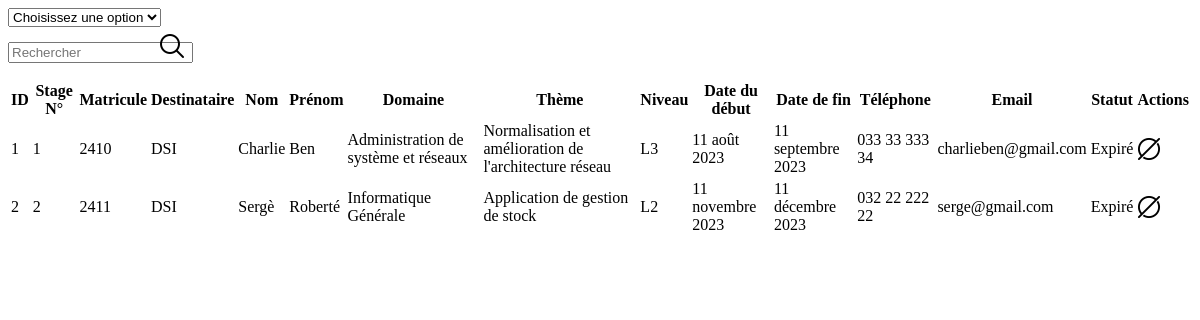
/stagiaires/stage_expire/, run on an earlier commit of the app's database.
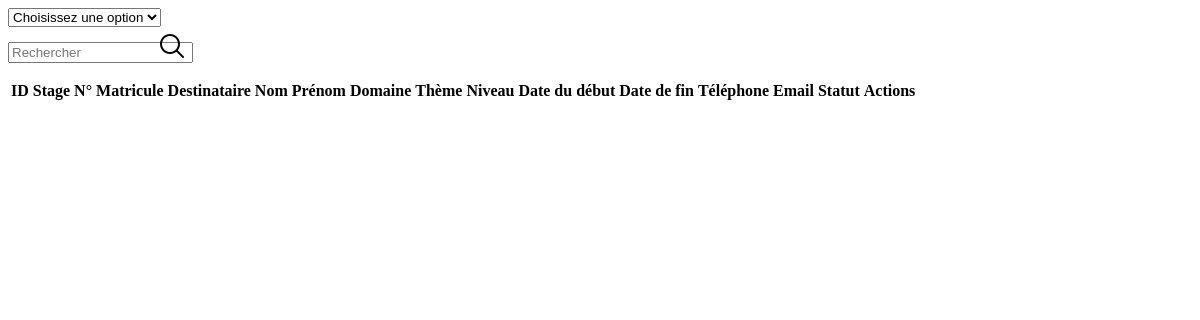
And on a later commit of the database.
### stagiaires/models.py (models this page shows)
class Demande(models.Model):
    numeroDemande = models.AutoField(primary_key=True)
    etudiant = models.ForeignKey(Etudiant, on_delete=models.CASCADE, related_name='demandes')
    cv = models.FileField(upload_to='documents/')
    lettreMotiv = models.FileField(upload_to='documents/')
    autreFichier = models.FileField(upload_to='documents/')
    user = models.ForeignKey(CustomUser, on_delete=models.CASCADE, related_name="demandeCompte",null=True, blank=True)

class Etudiant(models.Model):
    idEtudiant = models.AutoField(primary_key=True)
    stage = models.ForeignKey(Stage, on_delete=models.CASCADE, related_name="etudiantStage",null=True, blank=True)
    rapport = models.ForeignKey(Rapport, on_delete=models.CASCADE, related_name="etudiantRapport", null=True, blank=True)
    personnel = models.ForeignKey(Personnel, on_delete=models.SET_NULL, related_name="etudiantPersonnel",null=True, blank=True)
    matricule = models.CharField(max_length=255)
    nomEtudiant = models.CharField(max_length=255)
    prenomEtudiant = models.CharField(max_length=255)
    adresseEtudiant = models.CharField(max_length=255)
    telephoneEtudiant = models.CharField(max_length=255)
    emailEtudiant = models.EmailField()

class Stage(models.Model):
    idStage = models.AutoField(primary_key=True)
    domaine = models.CharField(max_length=255)
    theme = models.CharField(max_length=255)
    niveau =  models.CharField(max_length=255,null=True,blank =True)
    ecole = models.TextField(null=True,blank =True)
    dateDebut = models.DateField()
    dateFin = models.DateField()
    statut = models.CharField(max_length=255, choices=(('En attente', 'En attente'), ('Accepté', 'Accepté'), ('Refusé', 'Refusé'), ('Terminé', 'Terminé'),('Expiré', 'Expiré')), default='En attente')
    destinataire =  models.CharField(max_length=255, choices=(('DRH','DRH'), ('DSI', 'DSI'), ('DAF', 'DAF')),default='DRH',null=True,blank =True)

### stagiaires/views.py (the view)
# urls.py: path('stage_expire/', views.stage_expire, name='stage_expire'),
def stage_expire(request):
    check_expired_stages(None)
    demandes = Demande.objects.filter(etudiant__stage__statut="Expiré")
    is_superuser = check_superuser(request)
    context = {
        'is_superuser': is_superuser,
        'demandes': demandes,
        'type':'Expiré'
    }
    return render(request, 'demande.html', context)

### stagiaires/views.py (called while the page is built)
def check_superuser(request):
    return request.user.is_authenticated and request.user.is_superuser

def check_expired_stages(request):
    stage_date_expired.send(sender=Stage)

### stagiaires/templates/demande.html (shortened to what the changed rows need)
{% load static %}
    <div class="table-responsive table-with-scroll ">
        <table class="table table-hover table-rounded">
            <thead class="table-dark">
                <tr>
                    <th>ID</th>
                    <th>Stage N°</th>
                    <th>Matricule</th>
                    <th>Destinataire</th>
                    <th>Nom</th>
                    <th>Prénom</th>
                    <th>Domaine</th>
                    <th>Thème</th>
                    <th>Niveau</th>
                    <th>Date du début</th>
                    <th>Date de fin</th>
                    <th>Téléphone</th>
                    <th>Email</th>
                    <th>Statut</th>
                    {% if type == 'Accepté' %}
                    <th style="text-align: center;">Action</th>
                    {% else %}
                    <th colspan="2" style="text-align: center;">Actions</th>
                    {% endif %}
                </tr>
            </thead>
            <tbody>
                {% for x in demandes %}
                <tr>
                        <td>{{ x.etudiant.idEtudiant }}</td>
                        <td>{{ x.etudiant.stage.idStage }}</td>
                        <td>{{ x.etudiant.matricule }}</td>
                        <td>{{ x.etudiant.stage.destinataire }}</td>
                        <td>{{ x.etudiant.nomEtudiant }}</td>
                        <td>{{ x.etudiant.prenomEtudiant }}</td>
                        <td>{{ x.etudiant.stage.domaine }}</td>
                        <td>{{ x.etudiant.stage.theme }}</td>
                        <td>{{ x.etudiant.stage.niveau }}</td>
                        <td>{{ x.etudiant.stage.dateDebut }}</td>
                        <td>{{ x.etudiant.stage.dateFin }}</td>
                        <td>{{ x.etudiant.telephoneEtudiant }}</td>
                        <td>{{ x.etudiant.emailEtudiant }}</td>
                        <td>{{ x.etudiant.stage.statut }}</td>
                        {% if is_superuser %}
                            {% if type == 'En attente' %}
                            <td><a href="#" class="link btn btn-primary" data-url="{% url 'accept' x.numeroDemande %}">Accepter</a></td>
                            {% endif %}
                        <td>
                            <a class="btn btn-danger" data-bs-toggle="modal" data-bs-target="#myModalDelete{{ x.numeroDemande }}">
                                {% if type == "En attente" %}Refuser
                                {% else %}Supprimer
                                {% endif %}
                            </a>
                            <div class="modal fade" id="myModalDelete{{ x.numeroDemande }}">
                                <div class="modal-dialog">
                                <div class="modal-content">
                                    <div class="modal-header">
                                    <h4 class="modal-title">Avertissement!</h4>
                                    <button type="button" class="btn-close" data-bs-dismiss="modal"></button>
                                    </div>
                                    <div class="modal-body">
                                        Êtes-vous sûre de vouloir {% if type == "Refusé" %}supprimer{% elif type == "En attente" %}refuser{% else %}terminer{% endif %} cette demande n°{{ x.numeroDemande }}?
                                    </div>
                                    <div class="modal-footer">
                                    <a href="#" class="link btn btn-danger" data-url="{% if type == 'En attente' %} {% url 'refuse' x.numeroDemande %}  {% else %} {% url 'delete' x.numeroDemande %} {% endif %}" data-bs-dismiss="modal"><span>Oui</span></a>
                                    <button type="button" class="btn btn-primary" data-bs-dismiss="modal">Non</button>
                                    </div>
                                </div>
                                </div>
                            </div>
                        </td>
                        {% else %}
                            {% if type == "En attente" and user_id and x.user.id == user_id %}
                            <td><a href="#" class="link btn btn-primary" data-url="{% url 'demande_modifiee' x.etudiant.idEtudiant %}">Modifier</a></td>
                            {% else %}
                            <td> <img src="{% static 'images/iconempty.png' %}"></td>
                            {% endif %}
                        {% endif %}
                </tr>
                {% endfor %}
            </tbody>
        </table>
    </div>

What changed in the data, as far as the page shows it:
removed Demande: etudiant.idEtudiant "1", etudiant.stage.idStage "1", etudiant.matricule "2410", etudiant.stage.destinataire "DSI", etudiant.nomEtudiant "Charlie", etudiant.prenomEtudiant "Ben", etudiant.stage.domaine "Administration de système et réseaux", etudiant.stage.theme "Normalisation et amélioration de l'architecture réseau", etudiant.stage.niveau "L3", etudiant.stage.dateDebut "11 août 2023", etudiant.stage.dateFin "11 septembre 2023", etudiant.telephoneEtudiant "033 33 333 34", etudiant.emailEtudiant "charlieben@gmail.com", etudiant.stage.statut "Expiré"
removed Demande: etudiant.idEtudiant "2", etudiant.stage.idStage "2", etudiant.matricule "2411", etudiant.stage.destinataire "DSI", etudiant.nomEtudiant "Sergè", etudiant.prenomEtudiant "Roberté", etudiant.stage.domaine "Informatique Générale", etudiant.stage.theme "Application de gestion de stock", etudiant.stage.niveau "L2", etudiant.stage.dateDebut "11 novembre 2023", etudiant.stage.dateFin "11 décembre 2023", etudiant.telephoneEtudiant "032 22 222 22", etudiant.emailEtudiant "serge@gmail.com", etudiant.stage.statut "Expiré"
